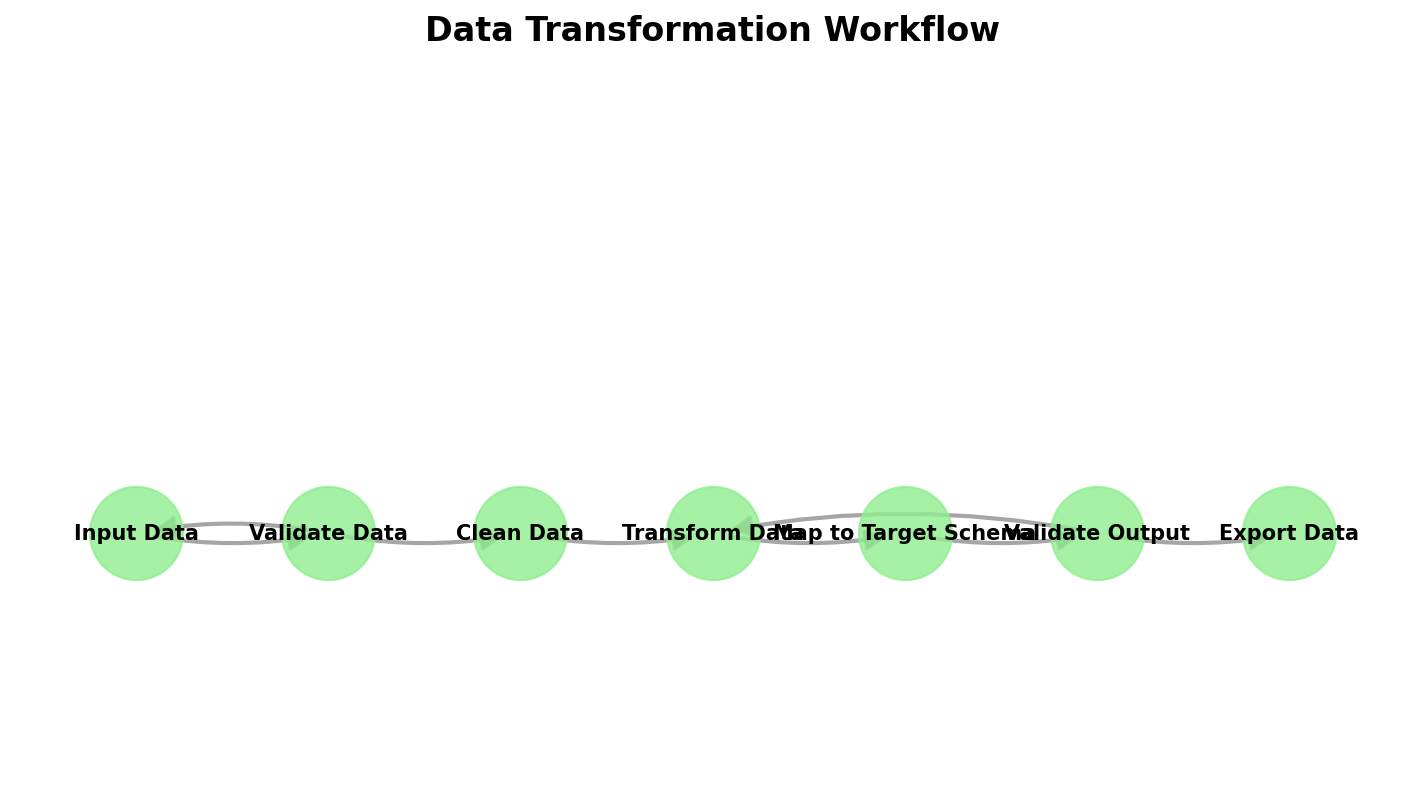

Here is the Python script that generated this plot:
"""
Data Transformation Workflow Diagram Generator

This script generates a diagram illustrating the data transformation workflow
for the Science Data Kit video tutorials.
"""

import os
import sys
import matplotlib.pyplot as plt
import networkx as nx
import io
import base64

# Add parent directories to path to allow imports
sys.path.append(os.path.abspath(os.path.join(os.path.dirname(__file__), '../../../../')))

def create_data_transformation_workflow_diagram():
    """
    Create a diagram illustrating the data transformation workflow.
    """
    # Create a directed graph
    G = nx.DiGraph()
    
    # Add nodes for each step in the workflow
    nodes = [
        ("input", "Input Data"),
        ("validate", "Validate Data"),
        ("clean", "Clean Data"),
        ("transform", "Transform Data"),
        ("map", "Map to Target Schema"),
        ("validate_output", "Validate Output"),
        ("export", "Export Data")
    ]
    
    for node_id, node_label in nodes:
        G.add_node(node_id, label=node_label)
    
    # Add edges to show the workflow
    edges = [
        ("input", "validate"),
        ("validate", "clean"),
        ("clean", "transform"),
        ("transform", "map"),
        ("map", "validate_output"),
        ("validate_output", "export"),
        # Add some additional connections
        ("validate", "input"),  # Validation can require going back to input
        ("validate_output", "transform")  # Output validation can require retransformation
    ]
    
    for source, target in edges:
        G.add_edge(source, target)
    
    # Create the figure
    plt.figure(figsize=(12, 6))
    
    # Define node positions in a more complex layout
    pos = {
        "input": (0, 0),
        "validate": (1, 0),
        "clean": (2, 0),
        "transform": (3, 0),
        "map": (4, 0),
        "validate_output": (5, 0),
        "export": (6, 0)
    }
    
    # Draw the graph
    nx.draw_networkx_nodes(G, pos, node_size=2000, node_color="lightgreen", alpha=0.8)
    nx.draw_networkx_edges(G, pos, width=2, alpha=0.7, edge_color="gray", 
                          connectionstyle='arc3,rad=0.1', arrowsize=20)
    
    # Add labels
    labels = {node_id: data["label"] for node_id, data in G.nodes(data=True)}
    nx.draw_networkx_labels(G, pos, labels=labels, font_size=10, font_weight="bold")
    
    # Remove axis
    plt.axis("off")
    
    # Add title
    plt.title("Data Transformation Workflow", fontsize=16, fontweight="bold", pad=20)
    
    # Save the figure
    output_path = os.path.join(os.path.dirname(__file__), "data_transformation_workflow.png")
    plt.savefig(output_path, dpi=150, bbox_inches="tight")
    plt.close()
    
    print(f"Diagram saved to {output_path}")
    return output_path

if __name__ == "__main__":
    create_data_transformation_workflow_diagram()
